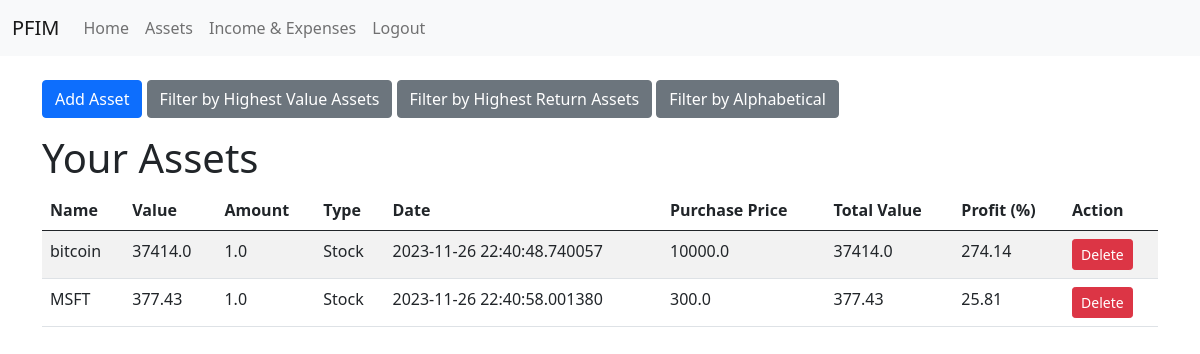
Page /assets (signed in) on the committed database.
### tables this page shows
CREATE TABLE assets (
            assetid INTEGER PRIMARY KEY AUTOINCREMENT,
            name VARCHAR(64) NOT NULL,
            value FLOAT NOT NULL,
            amount FLOAT NOT NULL,
            assettypeid INTEGER REFERENCES assettype(assettypeid),
            date TIMESTAMP,
            userid INTEGER REFERENCES users(userid),
            purchaseprice FLOAT NOT NULL
        );

### index.py (the view)
@app.route('/assets')
def show_assets():
    assets = db.get_assets_for_user(session['id'])
    return render_template('assets.html', assets=assets)

### DBoperations.py (called while the page is built)
def get_db_connection():
    conn = sqlite3.connect(DATABASE, check_same_thread=False)
    return conn

def get_assets_for_user(userid):
    conn = get_db_connection()
    cur = conn.cursor()
    cur.execute("""
        SELECT
            assetid,
            name,
            value,
            amount,
            assettypeid,
            date,
            userid,
            purchaseprice,
            value * amount AS total_value,
            ((value * amount) - (purchaseprice * amount)) / (purchaseprice * amount) * 100 AS profit_percentage
        FROM
            assets
        WHERE
            userid = ?;
    """, (userid,))
    assets = cur.fetchall()
    conn.close()
    return assets

### templates/assets.html (shortened to what this page needs)
<!DOCTYPE html>
<html>
<head>
    <link href="https://cdn.jsdelivr.net/npm/bootstrap@5.1.0/dist/css/bootstrap.min.css" rel="stylesheet">
</head>
<body>
    {% include 'navbar.html' %}
    <div class="container mt-4">
        <div class="mb-3">
            <button class="btn btn-primary" onclick="location.href='/addasset'">Add Asset</button>
            <button class="btn btn-secondary" onclick="location.href='/filter_highest_assets'">Filter by Highest Value Assets</button>
            <button class="btn btn-secondary" onclick="location.href='/filter_highest_return_assets'">Filter by Highest Return Assets</button>
            <button class="btn btn-secondary" onclick="location.href='/filter_alphabetical '">Filter by Alphabetical </button>
        </div>
        <h1>Your Assets</h1>
        <table class="table table-striped table-hover">
            <thead>
                <tr>
                    <th>Name</th>
                    <th>Value</th>
                    <th>Amount</th>
                    <th>Type</th>
                    <th>Date</th>
                    <th>Purchase Price</th>
                    <th>Total Value</th>
                    <th>Profit (%)</th>
                    <th>Action</th>
                </tr>
            </thead>
            <tbody>
                {% for asset in assets %}
                <tr>
                    <td>{{ asset[1] }}</td>
                    <td>{{ asset[2] }}</td>
                    <td>{{ asset[3] }}</td>
                    <td>{{ 'Crypto' if asset[4] == 0 else 'Stock' }}</td>
                    <td>{{ asset[5] }}</td>
                    <td>{{ asset[7] }}</td>
                    <td>{{ asset[8] }}</td>
                    <td>{{ "%.2f"|format(asset[9]) }}</td>
                    <td>
                        <form action="/delete_asset" method="post">
                            <button type="submit" class="btn btn-danger btn-sm">Delete</button>
                        </form>
                    </td>
                </tr>
                {% endfor %}
            </tbody>
        </table>
    </div>
</body>
</html>

### rows in the picture
assets: name "bitcoin", value "37414.0", amount "1.0", assettypeid "Stock", date "2023-11-26 22:40:48.740057", purchaseprice "10000.0", asset "274.14"
assets: name "MSFT", value "377.43", amount "1.0", assettypeid "Stock", date "2023-11-26 22:40:58.001380", purchaseprice "300.0", asset "25.81"
